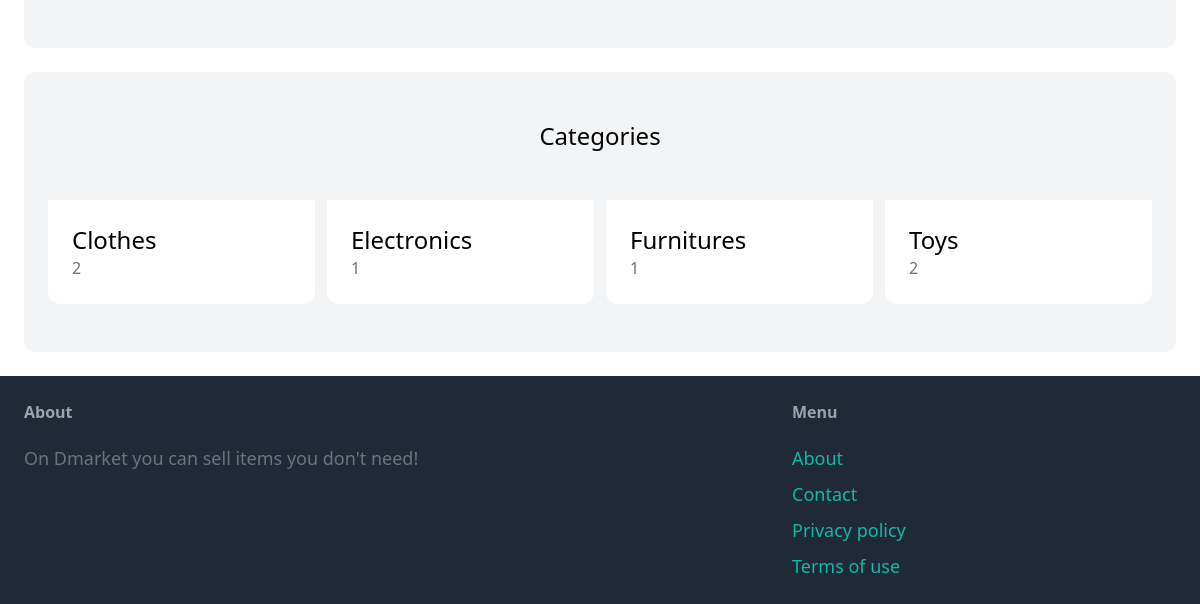
The app's page / (lower part), older data.
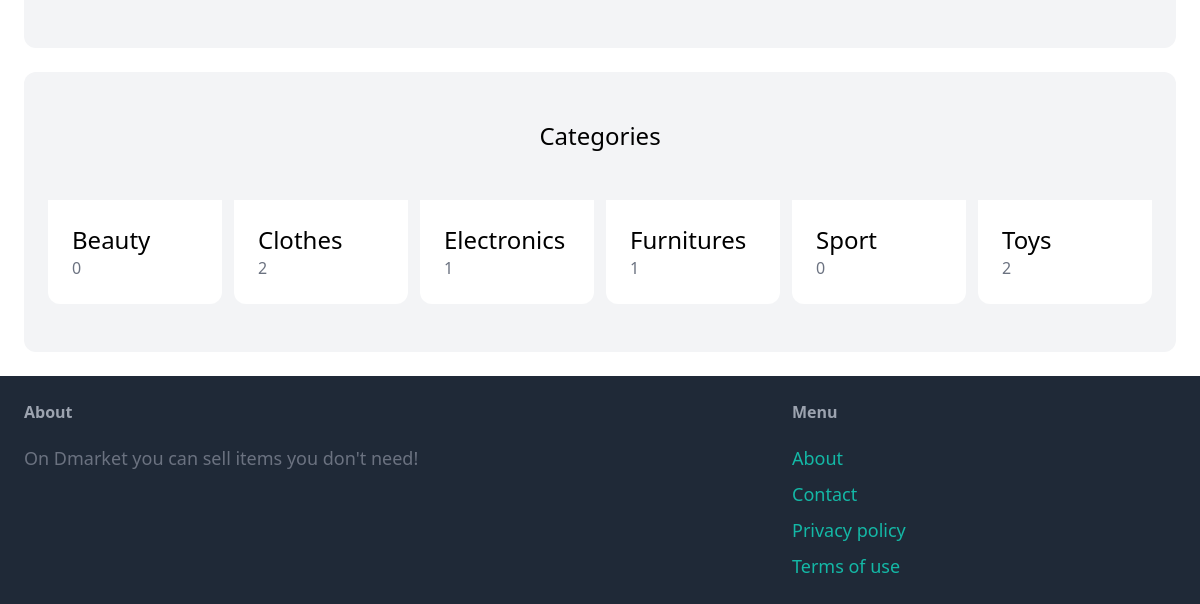
The same page, newer data.
### item/models.py (models this page shows, shortened)
class Category(models.Model):
    name = models.CharField(max_length=255)
    class Meta:
        ordering = ('name',)
        verbose_name_plural = 'Categories'

### core/views.py (the view)
# urls.py: path('', views.index, name='index'),
def index(request):
    items = Item.objects.filter(is_sold=False).order_by('-created_at')[0:6]
    categories = Category.objects.all()
    if request.user.is_authenticated:
        u_r = Recomendation.objects.get(user=request.user)
        u_r_array = [u_r.Beauty, u_r.Clothes, u_r.Electronics, u_r.Furnitures, u_r.Sport, u_r.Toys]
        if u_r_array == [0,0,0,0,0,0]:
            recomendations_exist = False
        else:
            recomendations_exist = True
        u_r_index = u_r_array.index(max(u_r_array))
        recomendations = Item.objects.filter(is_sold=False, category=categories[u_r_index])
    else:
        recomendations = None
        recomendations_exist = False
    return render(request, 'core/index.html', {
        'categories': categories,
        'items': items,
        'recomendations': recomendations,
        'recomendations_exist': recomendations_exist,
    })

### core/templates/core/index.html (shortened to what this page needs)
{% extends 'core/base.html' %}
{% block content %}
    <div class="mt-6 px-6 py-12 bg-gray-100 rounded-xl">
    </div>
    <div class="mt-6 px-6 py-12 bg-gray-100 rounded-xl">
        <h2 class="mb-12 text-2xl text-center">Categories</h2>
        <div class="grid grid-cols-{{categories.count}} gap-3">
            {% for category in categories%}
                <div>
                    <a href="{% url 'item:items' %}?query=&category={{ category.id }}">
                        <div class="p-6 bg-white rounded-b-xl">
                            <h2 class="text-2xl">{{ category.name }}</h2>
                            <p class="text-gray-500">{{ category.items.count}}</p>
                        </div>
                    </a>
                </div>
            {% endfor %}
        </div>
    </div>
{% endblock %}

Row changes from the older to the newer data that the page shows:
added Category: name "Beauty", items.count "0"
added Category: name "Sport", items.count "0"
